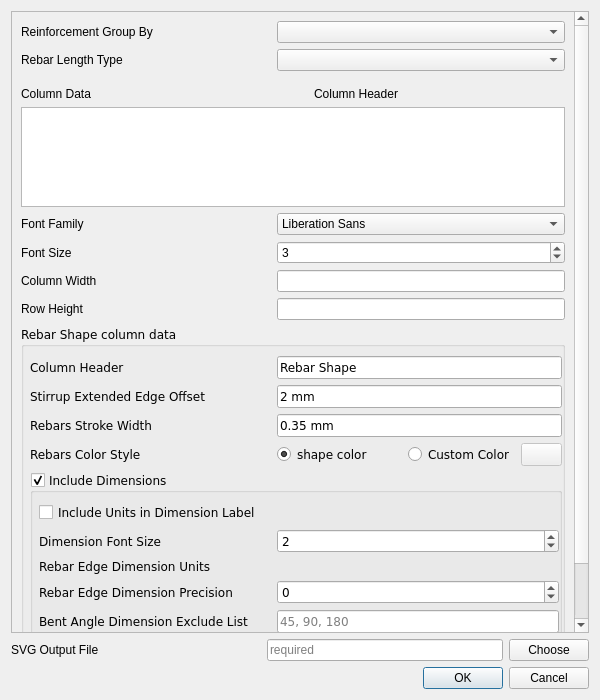
<?xml version="1.0" encoding="UTF-8"?>
<ui version="4.0">
 <class>BOMDialog</class>
 <widget class="QDialog" name="BOMDialog">
  <property name="geometry">
   <rect>
    <x>0</x>
    <y>0</y>
    <width>600</width>
    <height>700</height>
   </rect>
  </property>
  <property name="sizePolicy">
   <sizepolicy hsizetype="Preferred" vsizetype="Preferred">
    <horstretch>0</horstretch>
    <verstretch>0</verstretch>
   </sizepolicy>
  </property>
  <property name="windowTitle">
   <string>BillOfMaterial</string>
  </property>
  <layout class="QVBoxLayout" name="verticalLayout_4">
   <item>
    <widget class="QScrollArea" name="scrollArea">
     <property name="widgetResizable">
      <bool>true</bool>
     </property>
     <widget class="QWidget" name="scrollAreaWidgetContents">
      <property name="geometry">
       <rect>
        <x>0</x>
        <y>-115</y>
        <width>566</width>
        <height>732</height>
       </rect>
      </property>
      <layout class="QVBoxLayout" name="verticalLayout">
       <item>
        <layout class="QHBoxLayout" name="horizontalLayout_7">
         <item>
          <widget class="QLabel" name="reinforcementGroupByLabel">
           <property name="sizePolicy">
            <sizepolicy hsizetype="Fixed" vsizetype="Preferred">
             <horstretch>0</horstretch>
             <verstretch>0</verstretch>
            </sizepolicy>
           </property>
           <property name="minimumSize">
            <size>
             <width>250</width>
             <height>0</height>
            </size>
           </property>
           <property name="text">
            <string>Reinforcement Group By</string>
           </property>
          </widget>
         </item>
         <item>
          <widget class="Gui::PrefComboBox" name="reinforcementGroupBy">
           <property name="sizePolicy">
            <sizepolicy hsizetype="Expanding" vsizetype="Fixed">
             <horstretch>0</horstretch>
             <verstretch>0</verstretch>
            </sizepolicy>
           </property>
           <property name="toolTip">
            <string>It specifies how reinforcement objects should be grouped</string>
           </property>
          </widget>
         </item>
        </layout>
       </item>
       <item>
        <layout class="QHBoxLayout" name="horizontalLayout_2">
         <item>
          <widget class="QLabel" name="rebarLengthTypeLabel">
           <property name="sizePolicy">
            <sizepolicy hsizetype="Fixed" vsizetype="Preferred">
             <horstretch>0</horstretch>
             <verstretch>0</verstretch>
            </sizepolicy>
           </property>
           <property name="minimumSize">
            <size>
             <width>250</width>
             <height>0</height>
            </size>
           </property>
           <property name="text">
            <string>Rebar Length Type</string>
           </property>
          </widget>
         </item>
         <item>
          <widget class="Gui::PrefComboBox" name="rebarLengthType">
           <property name="sizePolicy">
            <sizepolicy hsizetype="Expanding" vsizetype="Fixed">
             <horstretch>0</horstretch>
             <verstretch>0</verstretch>
            </sizepolicy>
           </property>
           <property name="toolTip">
            <string>&lt;html&gt;&lt;head/&gt;&lt;body&gt;&lt;p&gt;The rebar length calculations type.&lt;/p&gt;&lt;p&gt;- &amp;quot;RealLength&amp;quot;: length of rebar considering rounded edges.&lt;/p&gt;&lt;p&gt;- &amp;quot;LengthWithSharpEdges&amp;quot;: length of rebar assuming sharp edges of rebar.&lt;/p&gt;&lt;/body&gt;&lt;/html&gt;</string>
           </property>
          </widget>
         </item>
        </layout>
       </item>
       <item>
        <spacer name="verticalSpacer">
         <property name="orientation">
          <enum>Qt::Vertical</enum>
         </property>
         <property name="sizeType">
          <enum>QSizePolicy::Fixed</enum>
         </property>
         <property name="sizeHint" stdset="0">
          <size>
           <width>20</width>
           <height>10</height>
          </size>
         </property>
        </spacer>
       </item>
       <item>
        <layout class="QHBoxLayout" name="horizontalLayout">
         <item>
          <widget class="QLabel" name="columnDataLabel">
           <property name="sizePolicy">
            <sizepolicy hsizetype="Fixed" vsizetype="Preferred">
             <horstretch>0</horstretch>
             <verstretch>0</verstretch>
            </sizepolicy>
           </property>
           <property name="minimumSize">
            <size>
             <width>120</width>
             <height>0</height>
            </size>
           </property>
           <property name="text">
            <string>Column Data</string>
           </property>
           <property name="alignment">
            <set>Qt::AlignLeading|Qt::AlignLeft|Qt::AlignVCenter</set>
           </property>
          </widget>
         </item>
         <item>
          <widget class="QLabel" name="columnHeaderLabel">
           <property name="sizePolicy">
            <sizepolicy hsizetype="Expanding" vsizetype="Preferred">
             <horstretch>0</horstretch>
             <verstretch>0</verstretch>
            </sizepolicy>
           </property>
           <property name="text">
            <string>Column Header</string>
           </property>
           <property name="alignment">
            <set>Qt::AlignCenter</set>
           </property>
          </widget>
         </item>
        </layout>
       </item>
       <item>
        <widget class="QListWidget" name="columnHeaderListWidget">
         <property name="minimumSize">
          <size>
           <width>0</width>
           <height>100</height>
          </size>
         </property>
         <property name="toolTip">
          <string>&lt;html&gt;&lt;head/&gt;&lt;body&gt;&lt;p&gt;You can set sequence of column by dragging and dropping items in list&lt;/p&gt;&lt;/body&gt;&lt;/html&gt;</string>
         </property>
         <property name="dragDropMode">
          <enum>QAbstractItemView::InternalMove</enum>
         </property>
         <property name="spacing">
          <number>1</number>
         </property>
        </widget>
       </item>
       <item>
        <layout class="QHBoxLayout" name="horizontalLayout_3">
         <item>
          <widget class="QLabel" name="fontFamilyLabel">
           <property name="minimumSize">
            <size>
             <width>250</width>
             <height>0</height>
            </size>
           </property>
           <property name="text">
            <string>Font Family</string>
           </property>
          </widget>
         </item>
         <item>
          <widget class="QFontComboBox" name="fontFamily">
           <property name="sizePolicy">
            <sizepolicy hsizetype="Expanding" vsizetype="Fixed">
             <horstretch>0</horstretch>
             <verstretch>0</verstretch>
            </sizepolicy>
           </property>
           <property name="toolTip">
            <string>The font-family of text</string>
           </property>
           <property name="editable">
            <bool>false</bool>
           </property>
           <property name="currentFont">
            <font/>
           </property>
          </widget>
         </item>
        </layout>
       </item>
       <item>
        <layout class="QHBoxLayout" name="horizontalLayout_9">
         <item>
          <widget class="QLabel" name="fontSizeLabel">
           <property name="minimumSize">
            <size>
             <width>250</width>
             <height>0</height>
            </size>
           </property>
           <property name="text">
            <string>Font Size</string>
           </property>
          </widget>
         </item>
         <item>
          <widget class="Gui::PrefSpinBox" name="fontSize">
           <property name="sizePolicy">
            <sizepolicy hsizetype="Expanding" vsizetype="Fixed">
             <horstretch>0</horstretch>
             <verstretch>0</verstretch>
            </sizepolicy>
           </property>
           <property name="toolTip">
            <string>The font-size of text</string>
           </property>
           <property name="value">
            <number>3</number>
           </property>
          </widget>
         </item>
        </layout>
       </item>
       <item>
        <layout class="QHBoxLayout" name="horizontalLayout_10">
         <item>
          <widget class="QLabel" name="columnWidthLabel">
           <property name="minimumSize">
            <size>
             <width>250</width>
             <height>0</height>
            </size>
           </property>
           <property name="text">
            <string>Column Width</string>
           </property>
          </widget>
         </item>
         <item>
          <widget class="Gui::InputField" name="columnWidth">
           <property name="sizePolicy">
            <sizepolicy hsizetype="Expanding" vsizetype="Fixed">
             <horstretch>0</horstretch>
             <verstretch>0</verstretch>
            </sizepolicy>
           </property>
           <property name="toolTip">
            <string>The width of each column in bar shape cut list</string>
           </property>
           <property name="unit" stdset="0">
            <string notr="true">mm</string>
           </property>
           <property name="quantity" stdset="0">
            <double>30.000000000000000</double>
           </property>
          </widget>
         </item>
        </layout>
       </item>
       <item>
        <layout class="QHBoxLayout" name="horizontalLayout_11">
         <item>
          <widget class="QLabel" name="rowHeightLabel">
           <property name="minimumSize">
            <size>
             <width>250</width>
             <height>0</height>
            </size>
           </property>
           <property name="text">
            <string>Row Height</string>
           </property>
          </widget>
         </item>
         <item>
          <widget class="Gui::InputField" name="rowHeight">
           <property name="sizePolicy">
            <sizepolicy hsizetype="Expanding" vsizetype="Fixed">
             <horstretch>0</horstretch>
             <verstretch>0</verstretch>
            </sizepolicy>
           </property>
           <property name="toolTip">
            <string>The height of each row in bar shape cut list</string>
           </property>
           <property name="unit" stdset="0">
            <string notr="true">mm</string>
           </property>
           <property name="quantity" stdset="0">
            <double>10.000000000000000</double>
           </property>
          </widget>
         </item>
        </layout>
       </item>
       <item>
        <widget class="QGroupBox" name="rebarShapeDataGroupBox">
         <property name="font">
          <font>
           <family>DejaVu Sans</family>
          </font>
         </property>
         <property name="toolTip">
          <string>The data related to Rebar Shape column</string>
         </property>
         <property name="title">
          <string>Rebar Shape column data</string>
         </property>
         <layout class="QVBoxLayout" name="verticalLayout_3">
          <property name="leftMargin">
           <number>6</number>
          </property>
          <property name="rightMargin">
           <number>0</number>
          </property>
          <item>
           <layout class="QHBoxLayout" name="horizontalLayout_5">
            <item>
             <widget class="QLabel" name="rebarShapeColumnHeaderLabel">
              <property name="minimumSize">
               <size>
                <width>241</width>
                <height>0</height>
               </size>
              </property>
              <property name="text">
               <string>Column Header</string>
              </property>
             </widget>
            </item>
            <item>
             <widget class="Gui::PrefLineEdit" name="rebarShapeColumnHeader">
              <property name="sizePolicy">
               <sizepolicy hsizetype="Expanding" vsizetype="Fixed">
                <horstretch>0</horstretch>
                <verstretch>0</verstretch>
               </sizepolicy>
              </property>
              <property name="toolTip">
               <string>The column header for rebar shape column</string>
              </property>
              <property name="text">
               <string>Rebar Shape</string>
              </property>
             </widget>
            </item>
           </layout>
          </item>
          <item>
           <layout class="QHBoxLayout" name="horizontalLayout_4">
            <item>
             <widget class="QLabel" name="stirrupExtendedEdgeOffsetLabel">
              <property name="sizePolicy">
               <sizepolicy hsizetype="Fixed" vsizetype="Preferred">
                <horstretch>0</horstretch>
                <verstretch>0</verstretch>
               </sizepolicy>
              </property>
              <property name="minimumSize">
               <size>
                <width>241</width>
                <height>0</height>
               </size>
              </property>
              <property name="text">
               <string>Stirrup Extended Edge Offset</string>
              </property>
             </widget>
            </item>
            <item>
             <widget class="Gui::InputField" name="stirrupExtendedEdgeOffset">
              <property name="sizePolicy">
               <sizepolicy hsizetype="Expanding" vsizetype="Fixed">
                <horstretch>0</horstretch>
                <verstretch>0</verstretch>
               </sizepolicy>
              </property>
              <property name="toolTip">
               <string>&lt;html&gt;&lt;head/&gt;&lt;body&gt;&lt;p&gt;The offset of extended end edges of stirrup, so that end edges of stirrup with 90 degree bent angle do not overlap with stirrup edges&lt;/p&gt;&lt;/body&gt;&lt;/html&gt;</string>
              </property>
              <property name="text">
               <string>2 mm</string>
              </property>
              <property name="unit" stdset="0">
               <string notr="true">mm</string>
              </property>
              <property name="quantity" stdset="0">
               <double>2.000000000000000</double>
              </property>
             </widget>
            </item>
           </layout>
          </item>
          <item>
           <layout class="QHBoxLayout" name="horizontalLayout_13">
            <item>
             <widget class="QLabel" name="rebarsStrokeWidthLabel">
              <property name="sizePolicy">
               <sizepolicy hsizetype="Fixed" vsizetype="Preferred">
                <horstretch>0</horstretch>
                <verstretch>0</verstretch>
               </sizepolicy>
              </property>
              <property name="minimumSize">
               <size>
                <width>241</width>
                <height>0</height>
               </size>
              </property>
              <property name="text">
               <string>Rebars Stroke Width</string>
              </property>
             </widget>
            </item>
            <item>
             <widget class="Gui::InputField" name="rebarsStrokeWidth">
              <property name="sizePolicy">
               <sizepolicy hsizetype="Expanding" vsizetype="Fixed">
                <horstretch>0</horstretch>
                <verstretch>0</verstretch>
               </sizepolicy>
              </property>
              <property name="toolTip">
               <string>The stroke-width of rebars</string>
              </property>
              <property name="text">
               <string>0.35 mm</string>
              </property>
              <property name="unit" stdset="0">
               <string notr="true">mm</string>
              </property>
              <property name="quantity" stdset="0">
               <double>0.350000000000000</double>
              </property>
             </widget>
            </item>
           </layout>
          </item>
          <item>
           <layout class="QHBoxLayout" name="horizontalLayout_14">
            <item>
             <widget class="QLabel" name="rebarsColorStyleLabel">
              <property name="sizePolicy">
               <sizepolicy hsizetype="Fixed" vsizetype="Preferred">
                <horstretch>0</horstretch>
                <verstretch>0</verstretch>
               </sizepolicy>
              </property>
              <property name="minimumSize">
               <size>
                <width>241</width>
                <height>0</height>
               </size>
              </property>
              <property name="toolTip">
               <string>The color style of rebars</string>
              </property>
              <property name="text">
               <string>Rebars Color Style</string>
              </property>
             </widget>
            </item>
            <item>
             <layout class="QHBoxLayout" name="horizontalLayout_12">
              <item>
               <widget class="Gui::PrefRadioButton" name="shapeColorRadio">
                <property name="toolTip">
                 <string>Select color of rebar shape</string>
                </property>
                <property name="text">
                 <string>shape color</string>
                </property>
                <property name="checked">
                 <bool>true</bool>
                </property>
               </widget>
              </item>
              <item>
               <layout class="QHBoxLayout" name="horizontalLayout_8">
                <item>
                 <widget class="Gui::PrefRadioButton" name="customColorRadio">
                  <property name="sizePolicy">
                   <sizepolicy hsizetype="Fixed" vsizetype="Fixed">
                    <horstretch>0</horstretch>
                    <verstretch>0</verstretch>
                   </sizepolicy>
                  </property>
                  <property name="toolTip">
                   <string>Custom color</string>
                  </property>
                  <property name="text">
                   <string>Custom Color</string>
                  </property>
                 </widget>
                </item>
                <item>
                 <widget class="Gui::PrefColorButton" name="rebarsColor">
                  <property name="enabled">
                   <bool>false</bool>
                  </property>
                  <property name="toolTip">
                   <string>Custom color</string>
                  </property>
                 </widget>
                </item>
               </layout>
              </item>
             </layout>
            </item>
           </layout>
          </item>
          <item>
           <widget class="QGroupBox" name="includeDimensions">
            <property name="toolTip">
             <string>The data related to rebar shape dimensions</string>
            </property>
            <property name="title">
             <string>Include Dimensions</string>
            </property>
            <property name="checkable">
             <bool>true</bool>
            </property>
            <layout class="QVBoxLayout" name="verticalLayout_2">
             <property name="leftMargin">
              <number>6</number>
             </property>
             <property name="rightMargin">
              <number>0</number>
             </property>
             <item>
              <widget class="Gui::PrefCheckBox" name="includeUnitsInDimensionLabel">
               <property name="toolTip">
                <string>&lt;html&gt;&lt;head/&gt;&lt;body&gt;&lt;p&gt;If Checked, then rebar edge length units will be shown in dimension label&lt;/p&gt;&lt;/body&gt;&lt;/html&gt;</string>
               </property>
               <property name="text">
                <string>Include Units in Dimension Label</string>
               </property>
              </widget>
             </item>
             <item>
              <layout class="QHBoxLayout" name="horizontalLayout_16">
               <item>
                <widget class="QLabel" name="dimensionFontSizeLabel">
                 <property name="minimumSize">
                  <size>
                   <width>232</width>
                   <height>0</height>
                  </size>
                 </property>
                 <property name="text">
                  <string>Dimension Font Size</string>
                 </property>
                </widget>
               </item>
               <item>
                <widget class="Gui::PrefSpinBox" name="dimensionFontSize">
                 <property name="sizePolicy">
                  <sizepolicy hsizetype="Expanding" vsizetype="Fixed">
                   <horstretch>0</horstretch>
                   <verstretch>0</verstretch>
                  </sizepolicy>
                 </property>
                 <property name="toolTip">
                  <string>The font-size of dimension text</string>
                 </property>
                 <property name="value">
                  <number>2</number>
                 </property>
                </widget>
               </item>
              </layout>
             </item>
             <item>
              <layout class="QHBoxLayout" name="rebarEdgeDimensionUnitsHLayout">
               <item>
                <widget class="QLabel" name="rebarEdgeDimensionUnitsLabel">
                 <property name="minimumSize">
                  <size>
                   <width>232</width>
                   <height>0</height>
                  </size>
                 </property>
                 <property name="toolTip">
                  <string>The units to be used for rebar edge length dimensions</string>
                 </property>
                 <property name="text">
                  <string>Rebar Edge Dimension Units</string>
                 </property>
                </widget>
               </item>
              </layout>
             </item>
             <item>
              <layout class="QHBoxLayout" name="horizontalLayout_17">
               <item>
                <widget class="QLabel" name="rebarEdgeDimensionPrecisionLabel">
                 <property name="minimumSize">
                  <size>
                   <width>232</width>
                   <height>0</height>
                  </size>
                 </property>
                 <property name="text">
                  <string>Rebar Edge Dimension Precision</string>
                 </property>
                </widget>
               </item>
               <item>
                <widget class="Gui::PrefSpinBox" name="rebarEdgeDimensionPrecision">
                 <property name="sizePolicy">
                  <sizepolicy hsizetype="Expanding" vsizetype="Fixed">
                   <horstretch>0</horstretch>
                   <verstretch>0</verstretch>
                  </sizepolicy>
                 </property>
                 <property name="toolTip">
                  <string>&lt;html&gt;&lt;head/&gt;&lt;body&gt;&lt;p&gt;The number of decimals that should be shown for rebar edge length as dimension label. Set it to -1 to use user preferred unit precision from FreeCAD unit preferences&lt;/p&gt;&lt;/body&gt;&lt;/html&gt;</string>
                 </property>
                 <property name="minimum">
                  <number>-1</number>
                 </property>
                </widget>
               </item>
              </layout>
             </item>
             <item>
              <layout class="QHBoxLayout" name="horizontalLayout_18">
               <item>
                <widget class="QLabel" name="bentAngleDimensionExcludeListLabel">
                 <property name="minimumSize">
                  <size>
                   <width>232</width>
                   <height>0</height>
                  </size>
                 </property>
                 <property name="text">
                  <string>Bent Angle Dimension Exclude List</string>
                 </property>
                </widget>
               </item>
               <item>
                <widget class="Gui::PrefLineEdit" name="bentAngleDimensionExcludeList">
                 <property name="sizePolicy">
                  <sizepolicy hsizetype="Expanding" vsizetype="Fixed">
                   <horstretch>0</horstretch>
                   <verstretch>0</verstretch>
                  </sizepolicy>
                 </property>
                 <property name="toolTip">
                  <string>The list of bent angles to not include their dimensions</string>
                 </property>
                 <property name="placeholderText">
                  <string>45, 90, 180</string>
                 </property>
                </widget>
               </item>
              </layout>
             </item>
             <item>
              <layout class="QHBoxLayout" name="horizontalLayout_19">
               <item>
                <widget class="QLabel" name="helicalRebarDimensionLabelFormatLabel">
                 <property name="minimumSize">
                  <size>
                   <width>232</width>
                   <height>0</height>
                  </size>
                 </property>
                 <property name="text">
                  <string>Helical Rebar Dimension Label Format</string>
                 </property>
                </widget>
               </item>
               <item>
                <widget class="Gui::PrefLineEdit" name="helicalRebarDimensionLabelFormat">
                 <property name="sizePolicy">
                  <sizepolicy hsizetype="Expanding" vsizetype="Fixed">
                   <horstretch>0</horstretch>
                   <verstretch>0</verstretch>
                  </sizepolicy>
                 </property>
                 <property name="toolTip">
                  <string>&lt;html&gt;&lt;head/&gt;&lt;body&gt;&lt;p&gt;The format of helical rebar dimension label.&lt;/p&gt;&lt;p&gt;%L -&amp;gt; Length of helical rebar&lt;/p&gt;&lt;p&gt;%R -&amp;gt; Helix radius of helical rebar&lt;/p&gt;&lt;p&gt;%P -&amp;gt; Helix pitch of helical rebar&lt;/p&gt;&lt;/body&gt;&lt;/html&gt;</string>
                 </property>
                 <property name="text">
                  <string>%L,r=%R,pitch=%P</string>
                 </property>
                </widget>
               </item>
              </layout>
             </item>
            </layout>
           </widget>
          </item>
         </layout>
        </widget>
       </item>
      </layout>
     </widget>
    </widget>
   </item>
   <item>
    <layout class="QHBoxLayout" name="horizontalLayout_20">
     <item>
      <widget class="QLabel" name="svgOutputFileLabel">
       <property name="minimumSize">
        <size>
         <width>250</width>
         <height>0</height>
        </size>
       </property>
       <property name="text">
        <string>SVG Output File</string>
       </property>
      </widget>
     </item>
     <item>
      <layout class="QHBoxLayout" name="horizontalLayout_21">
       <item>
        <widget class="Gui::PrefLineEdit" name="svgOutputFile">
         <property name="toolTip">
          <string>The output file to write bar bending schedule svg</string>
         </property>
         <property name="placeholderText">
          <string>required</string>
         </property>
         <property name="clearButtonEnabled">
          <bool>true</bool>
         </property>
        </widget>
       </item>
       <item>
        <widget class="QPushButton" name="chooseSVGOutputFile">
         <property name="text">
          <string>Choose</string>
         </property>
        </widget>
       </item>
      </layout>
     </item>
    </layout>
   </item>
   <item>
    <widget class="QDialogButtonBox" name="buttonBox">
     <property name="orientation">
      <enum>Qt::Horizontal</enum>
     </property>
     <property name="standardButtons">
      <set>QDialogButtonBox::Cancel|QDialogButtonBox::Ok</set>
     </property>
    </widget>
   </item>
  </layout>
 </widget>
 <customwidgets>
  <customwidget>
   <class>Gui::PrefCheckBox</class>
   <extends>QCheckBox</extends>
   <header>Gui/PrefWidgets.h</header>
  </customwidget>
  <customwidget>
   <class>Gui::PrefComboBox</class>
   <extends>QComboBox</extends>
   <header>Gui/PrefWidgets.h</header>
  </customwidget>
  <customwidget>
   <class>Gui::PrefLineEdit</class>
   <extends>QLineEdit</extends>
   <header>Gui/PrefWidgets.h</header>
  </customwidget>
  <customwidget>
   <class>Gui::InputField</class>
   <extends>QLineEdit</extends>
   <header>Gui/InputField.h</header>
  </customwidget>
  <customwidget>
   <class>Gui::ColorButton</class>
   <extends>QPushButton</extends>
   <header>Gui/Widgets.h</header>
  </customwidget>
  <customwidget>
   <class>Gui::PrefSpinBox</class>
   <extends>QSpinBox</extends>
   <header>Gui/PrefWidgets.h</header>
  </customwidget>
  <customwidget>
   <class>Gui::PrefColorButton</class>
   <extends>Gui::ColorButton</extends>
   <header>Gui/PrefWidgets.h</header>
  </customwidget>
  <customwidget>
   <class>Gui::PrefRadioButton</class>
   <extends>QRadioButton</extends>
   <header>Gui/PrefWidgets.h</header>
  </customwidget>
 </customwidgets>
 <tabstops>
  <tabstop>scrollArea</tabstop>
  <tabstop>reinforcementGroupBy</tabstop>
  <tabstop>rebarLengthType</tabstop>
  <tabstop>columnHeaderListWidget</tabstop>
  <tabstop>fontFamily</tabstop>
  <tabstop>fontSize</tabstop>
  <tabstop>columnWidth</tabstop>
  <tabstop>rowHeight</tabstop>
  <tabstop>rebarShapeColumnHeader</tabstop>
  <tabstop>stirrupExtendedEdgeOffset</tabstop>
  <tabstop>rebarsStrokeWidth</tabstop>
  <tabstop>shapeColorRadio</tabstop>
  <tabstop>customColorRadio</tabstop>
  <tabstop>rebarsColor</tabstop>
  <tabstop>includeDimensions</tabstop>
  <tabstop>includeUnitsInDimensionLabel</tabstop>
  <tabstop>dimensionFontSize</tabstop>
  <tabstop>rebarEdgeDimensionPrecision</tabstop>
  <tabstop>bentAngleDimensionExcludeList</tabstop>
  <tabstop>helicalRebarDimensionLabelFormat</tabstop>
  <tabstop>svgOutputFile</tabstop>
  <tabstop>chooseSVGOutputFile</tabstop>
 </tabstops>
 <resources/>
 <connections>
  <connection>
   <sender>customColorRadio</sender>
   <signal>toggled(bool)</signal>
   <receiver>rebarsColor</receiver>
   <slot>setEnabled(bool)</slot>
   <hints>
    <hint type="sourcelabel">
     <x>627</x>
     <y>555</y>
    </hint>
    <hint type="destinationlabel">
     <x>808</x>
     <y>555</y>
    </hint>
   </hints>
  </connection>
 </connections>
</ui>
